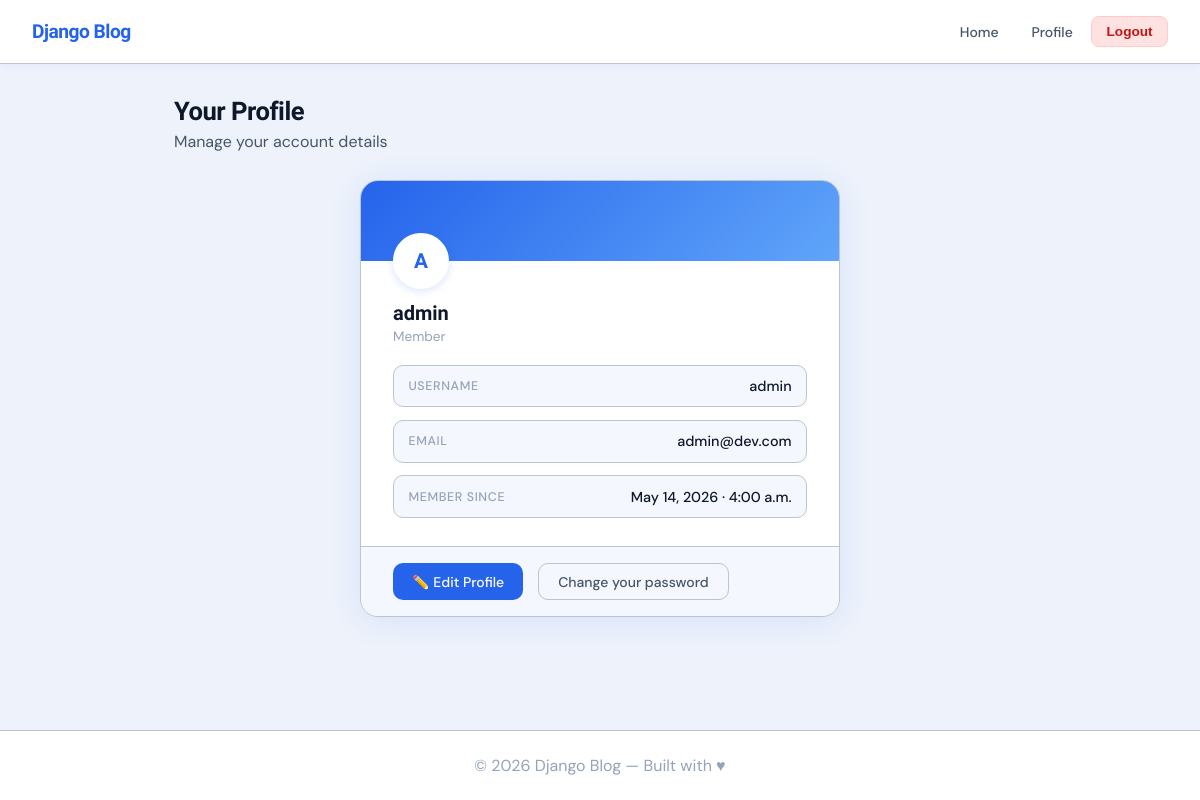
The page /blog/profile/ (signed in) on the database its author committed.
### blog/models.py (models this page shows, shortened)
class CustomUser(AbstractUser):
    email = models.EmailField(unique=True, null=False, blank=False)

### blog/views.py (the view)
# urls.py: path("profile/", ProfileView.as_view(), name="profile"),
class ProfileView(LoginRequiredMixin, TemplateView):
    template_name = "account/profile.html"

### blog/templates/account/profile.html (shortened to what this page needs)
{% extends "blog/base.html" %}
{% block content %}
<div class="page-header">
    <h1>Your Profile</h1>
    <p>Manage your account details</p>
</div>
<div class="profile-card">
    <div class="profile-banner">
        <div class="profile-avatar-wrap">
            <div class="profile-avatar">{{ user.username|first|upper }}</div>
        </div>
    </div>
    <div class="profile-body">
        <p class="profile-name">{{ user.username }}</p>
        <p class="text-muted" style="font-size:0.85rem;color:var(--text-muted);">Member</p>
        <div class="profile-fields">
            <div class="profile-field">
                <span class="field-label">Username</span>
                <span class="field-value">{{ user.username }}</span>
            </div>
            <div class="profile-field">
                <span class="field-label">Email</span>
                <span class="field-value">{{ user.email }}</span>
            </div>
            <div class="profile-field">
                <span class="field-label">Member since</span>
                <span class="field-value">{{ user.date_joined|date:"M d, Y · g:i a" }}</span>
            </div>
        </div>
    </div>
    <div class="profile-footer">
        <a href="{% url 'profile-edit' %}" class="btn btn-primary">✏️ Edit Profile</a>
        <a href="{% url 'password_change' %}" class="btn btn-ghost">Change your password</a>
    </div>
</div>
{% endblock %}

### static/css/style.css (style rules this page uses)
*, *::before, *::after { box-sizing: border-box; margin: 0; padding: 0; }
:root { --bg: #edf2fb; --surface: #ffffff; --surface2: #f4f7fd; --accent: #2563eb; --accent-light: #dbeafe; --text-primary: #0f172a; --text-secondary: #475569; --text-muted: #94a3b8; --border: #bcc4cf; --radius: 18px; --radius-sm: 10px; --shadow: 0 2px 16px rgba(37,99,235,0.07); --shadow-card: 0 4px 32px rgba(37,99,235,0.10); --font-head: 'Sora', sans-serif; --font-body: 'DM Sans', sans-serif; }
body { font-family: var(--font-body); background: var(--bg); color: var(--text-primary); min-height: 100vh; display: flex; flex-direction: column; }
.btn { display: inline-flex; align-items: center; gap: 6px; padding: 0.55rem 1.2rem; border-radius: 10px; font-family: var(--font-body); font-size: 0.875rem; font-weight: 500; cursor: pointer; border: none; text-decoration: none; transition: all 0.15s; margin-right: 5px; }
.btn-primary { background: var(--accent); color: #fff; }
.btn-ghost { background: transparent; color: var(--text-secondary); border: 1.5px solid var(--border); }
.page-header { margin-bottom: 1.75rem; }
.page-header h1 { font-family: var(--font-head); font-size: 1.6rem; font-weight: 700; color: var(--text-primary); letter-spacing: -0.5px; }
.page-header p { color: var(--text-secondary); font-size: 1rem; margin-top: 0.3rem; }
.profile-card { background: var(--surface); border-radius: var(--radius); border: 1px solid var(--border); box-shadow: var(--shadow-card); overflow: hidden; max-width: 480px; margin: 0 auto; }
.profile-banner { height: 80px; background: linear-gradient(135deg, #2563eb 0%, #60a5fa 100%); position: relative; }
.profile-avatar-wrap { position: absolute; bottom: -28px; left: 2rem; }
.profile-avatar { width: 56px; height: 56px; border-radius: 50%; background: #fff; color: var(--accent); display: flex; align-items: center; justify-content: center; font-size: 1.3rem; font-weight: 700; font-family: var(--font-head); border: 3px solid var(--surface); box-shadow: 0 2px 8px rgba(37,99,235,0.18); }
.profile-body { padding: 2.5rem 2rem 1.75rem; }
.profile-name { font-family: var(--font-head); font-size: 1.25rem; font-weight: 700; margin-bottom: 0.2rem; }
.profile-fields { margin-top: 1.25rem; display: flex; flex-direction: column; gap: 0.8rem; }
.profile-field { display: flex; align-items: center; justify-content: space-between; padding: 0.7rem 0.9rem; background: var(--surface2); border-radius: var(--radius-sm); border: 1px solid var(--border); }
.profile-field .field-label { font-size: 0.78rem; font-weight: 500; color: var(--text-muted); text-transform: uppercase; letter-spacing: 0.05em; }
.profile-field .field-value { font-size: 0.9rem; color: var(--text-primary); font-weight: 500; }
.profile-footer { padding: 1rem 2rem; border-top: 1px solid var(--border); background: var(--surface2); display: flex; gap: 0.6rem; }

### rows shown on the page
CustomUser: username|first "A", username "admin", email "admin@dev.com", date_joined "May 14, 2026 · 4:00 a.m."
